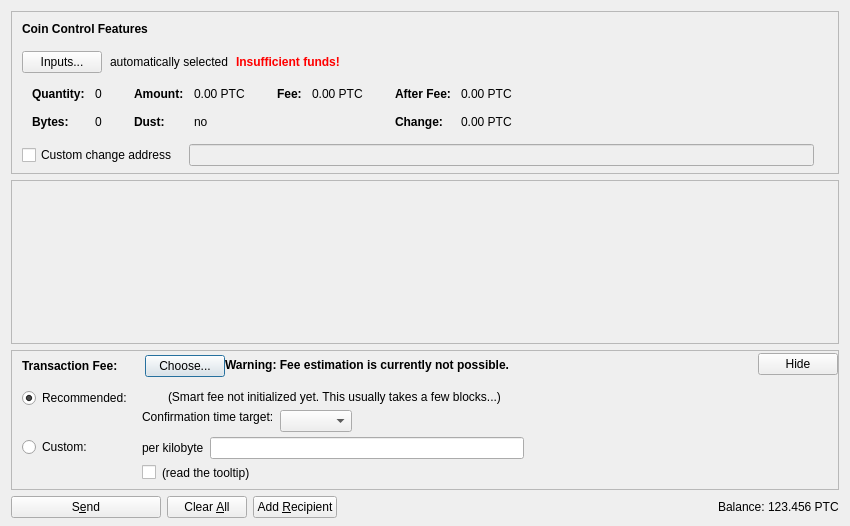
<?xml version="1.0" encoding="UTF-8"?>
<ui version="4.0">
 <class>SendCoinsDialog</class>
 <widget class="QDialog" name="SendCoinsDialog">
  <property name="geometry">
   <rect>
    <x>0</x>
    <y>0</y>
    <width>850</width>
    <height>526</height>
   </rect>
  </property>
  <property name="windowTitle">
   <string>Send Coins</string>
  </property>
  <layout class="QVBoxLayout" name="verticalLayout" stretch="0,1,0,0">
   <property name="bottomMargin">
    <number>8</number>
   </property>
   <item>
    <widget class="QFrame" name="frameCoinControl">
     <property name="sizePolicy">
      <sizepolicy hsizetype="Expanding" vsizetype="Expanding">
       <horstretch>0</horstretch>
       <verstretch>0</verstretch>
      </sizepolicy>
     </property>
     <property name="maximumSize">
      <size>
       <width>16777215</width>
       <height>16777215</height>
      </size>
     </property>
     <property name="frameShape">
      <enum>QFrame::StyledPanel</enum>
     </property>
     <property name="frameShadow">
      <enum>QFrame::Sunken</enum>
     </property>
     <layout class="QVBoxLayout" name="verticalLayoutCoinControl2">
      <property name="spacing">
       <number>0</number>
      </property>
      <property name="leftMargin">
       <number>0</number>
      </property>
      <property name="topMargin">
       <number>0</number>
      </property>
      <property name="rightMargin">
       <number>0</number>
      </property>
      <property name="bottomMargin">
       <number>6</number>
      </property>
      <item>
       <layout class="QVBoxLayout" name="verticalLayoutCoinControl" stretch="0,0,0,0,1">
        <property name="spacing">
         <number>0</number>
        </property>
        <property name="leftMargin">
         <number>10</number>
        </property>
        <property name="topMargin">
         <number>10</number>
        </property>
        <item>
         <layout class="QHBoxLayout" name="horizontalLayoutCoinControl1">
          <property name="bottomMargin">
           <number>15</number>
          </property>
          <item>
           <widget class="QLabel" name="labelCoinControlFeatures">
            <property name="sizePolicy">
             <sizepolicy hsizetype="Preferred" vsizetype="Maximum">
              <horstretch>0</horstretch>
              <verstretch>0</verstretch>
             </sizepolicy>
            </property>
            <property name="font">
             <font>
              <weight>75</weight>
              <bold>true</bold>
             </font>
            </property>
            <property name="styleSheet">
             <string notr="true">font-weight:bold;</string>
            </property>
            <property name="text">
             <string>Coin Control Features</string>
            </property>
           </widget>
          </item>
         </layout>
        </item>
        <item>
         <layout class="QHBoxLayout" name="horizontalLayoutCoinControl2" stretch="0,0,0,0">
          <property name="spacing">
           <number>8</number>
          </property>
          <property name="bottomMargin">
           <number>10</number>
          </property>
          <item>
           <widget class="QPushButton" name="pushButtonCoinControl">
            <property name="styleSheet">
             <string notr="true"/>
            </property>
            <property name="text">
             <string>Inputs...</string>
            </property>
            <property name="autoDefault">
             <bool>false</bool>
            </property>
           </widget>
          </item>
          <item>
           <widget class="QLabel" name="labelCoinControlAutomaticallySelected">
            <property name="text">
             <string>automatically selected</string>
            </property>
            <property name="margin">
             <number>5</number>
            </property>
           </widget>
          </item>
          <item>
           <widget class="QLabel" name="labelCoinControlInsuffFunds">
            <property name="font">
             <font>
              <weight>75</weight>
              <bold>true</bold>
             </font>
            </property>
            <property name="styleSheet">
             <string notr="true">color:red;font-weight:bold;</string>
            </property>
            <property name="text">
             <string>Insufficient funds!</string>
            </property>
            <property name="margin">
             <number>5</number>
            </property>
           </widget>
          </item>
          <item>
           <spacer name="horizontalSpacerCoinControl">
            <property name="orientation">
             <enum>Qt::Horizontal</enum>
            </property>
            <property name="sizeHint" stdset="0">
             <size>
              <width>40</width>
              <height>1</height>
             </size>
            </property>
           </spacer>
          </item>
         </layout>
        </item>
        <item>
         <widget class="QWidget" name="widgetCoinControl" native="true">
          <property name="sizePolicy">
           <sizepolicy hsizetype="Preferred" vsizetype="Preferred">
            <horstretch>0</horstretch>
            <verstretch>0</verstretch>
           </sizepolicy>
          </property>
          <property name="minimumSize">
           <size>
            <width>0</width>
            <height>0</height>
           </size>
          </property>
          <property name="styleSheet">
           <string notr="true"/>
          </property>
          <layout class="QHBoxLayout" name="horizontalLayoutCoinControl5">
           <property name="leftMargin">
            <number>0</number>
           </property>
           <property name="topMargin">
            <number>0</number>
           </property>
           <property name="rightMargin">
            <number>0</number>
           </property>
           <property name="bottomMargin">
            <number>0</number>
           </property>
           <item>
            <layout class="QHBoxLayout" name="horizontalLayoutCoinControl3" stretch="0,0,0,1">
             <property name="spacing">
              <number>20</number>
             </property>
             <property name="topMargin">
              <number>0</number>
             </property>
             <property name="bottomMargin">
              <number>10</number>
             </property>
             <item>
              <layout class="QFormLayout" name="formLayoutCoinControl1">
               <property name="horizontalSpacing">
                <number>10</number>
               </property>
               <property name="verticalSpacing">
                <number>14</number>
               </property>
               <property name="leftMargin">
                <number>10</number>
               </property>
               <property name="topMargin">
                <number>4</number>
               </property>
               <property name="rightMargin">
                <number>6</number>
               </property>
               <item row="0" column="0">
                <widget class="QLabel" name="labelCoinControlQuantityText">
                 <property name="font">
                  <font>
                   <weight>75</weight>
                   <bold>true</bold>
                  </font>
                 </property>
                 <property name="text">
                  <string>Quantity:</string>
                 </property>
                 <property name="margin">
                  <number>0</number>
                 </property>
                </widget>
               </item>
               <item row="0" column="1">
                <widget class="QLabel" name="labelCoinControlQuantity">
                 <property name="cursor">
                  <cursorShape>IBeamCursor</cursorShape>
                 </property>
                 <property name="contextMenuPolicy">
                  <enum>Qt::ActionsContextMenu</enum>
                 </property>
                 <property name="text">
                  <string notr="true">0</string>
                 </property>
                 <property name="margin">
                  <number>0</number>
                 </property>
                 <property name="textInteractionFlags">
                  <set>Qt::LinksAccessibleByMouse|Qt::TextSelectableByKeyboard|Qt::TextSelectableByMouse</set>
                 </property>
                </widget>
               </item>
               <item row="1" column="0">
                <widget class="QLabel" name="labelCoinControlBytesText">
                 <property name="font">
                  <font>
                   <weight>75</weight>
                   <bold>true</bold>
                  </font>
                 </property>
                 <property name="text">
                  <string>Bytes:</string>
                 </property>
                </widget>
               </item>
               <item row="1" column="1">
                <widget class="QLabel" name="labelCoinControlBytes">
                 <property name="cursor">
                  <cursorShape>IBeamCursor</cursorShape>
                 </property>
                 <property name="contextMenuPolicy">
                  <enum>Qt::ActionsContextMenu</enum>
                 </property>
                 <property name="text">
                  <string notr="true">0</string>
                 </property>
                 <property name="textInteractionFlags">
                  <set>Qt::LinksAccessibleByMouse|Qt::TextSelectableByKeyboard|Qt::TextSelectableByMouse</set>
                 </property>
                </widget>
               </item>
              </layout>
             </item>
             <item>
              <layout class="QFormLayout" name="formLayoutCoinControl2">
               <property name="horizontalSpacing">
                <number>10</number>
               </property>
               <property name="verticalSpacing">
                <number>14</number>
               </property>
               <property name="leftMargin">
                <number>6</number>
               </property>
               <property name="topMargin">
                <number>4</number>
               </property>
               <property name="rightMargin">
                <number>6</number>
               </property>
               <item row="0" column="0">
                <widget class="QLabel" name="labelCoinControlAmountText">
                 <property name="font">
                  <font>
                   <weight>75</weight>
                   <bold>true</bold>
                  </font>
                 </property>
                 <property name="text">
                  <string>Amount:</string>
                 </property>
                 <property name="margin">
                  <number>0</number>
                 </property>
                </widget>
               </item>
               <item row="0" column="1">
                <widget class="QLabel" name="labelCoinControlAmount">
                 <property name="cursor">
                  <cursorShape>IBeamCursor</cursorShape>
                 </property>
                 <property name="contextMenuPolicy">
                  <enum>Qt::ActionsContextMenu</enum>
                 </property>
                 <property name="text">
                  <string notr="true">0.00 PTC</string>
                 </property>
                 <property name="textInteractionFlags">
                  <set>Qt::LinksAccessibleByMouse|Qt::TextSelectableByKeyboard|Qt::TextSelectableByMouse</set>
                 </property>
                </widget>
               </item>
               <item row="1" column="0">
                <widget class="QLabel" name="labelCoinControlLowOutputText">
                 <property name="font">
                  <font>
                   <weight>75</weight>
                   <bold>true</bold>
                  </font>
                 </property>
                 <property name="text">
                  <string>Dust:</string>
                 </property>
                </widget>
               </item>
               <item row="1" column="1">
                <widget class="QLabel" name="labelCoinControlLowOutput">
                 <property name="cursor">
                  <cursorShape>IBeamCursor</cursorShape>
                 </property>
                 <property name="contextMenuPolicy">
                  <enum>Qt::ActionsContextMenu</enum>
                 </property>
                 <property name="text">
                  <string notr="true">no</string>
                 </property>
                 <property name="textInteractionFlags">
                  <set>Qt::LinksAccessibleByMouse|Qt::TextSelectableByKeyboard|Qt::TextSelectableByMouse</set>
                 </property>
                </widget>
               </item>
              </layout>
             </item>
             <item>
              <layout class="QFormLayout" name="formLayoutCoinControl3">
               <property name="horizontalSpacing">
                <number>10</number>
               </property>
               <property name="verticalSpacing">
                <number>14</number>
               </property>
               <property name="leftMargin">
                <number>6</number>
               </property>
               <property name="topMargin">
                <number>4</number>
               </property>
               <property name="rightMargin">
                <number>6</number>
               </property>
               <item row="0" column="0">
                <widget class="QLabel" name="labelCoinControlFeeText">
                 <property name="font">
                  <font>
                   <weight>75</weight>
                   <bold>true</bold>
                  </font>
                 </property>
                 <property name="text">
                  <string>Fee:</string>
                 </property>
                 <property name="margin">
                  <number>0</number>
                 </property>
                </widget>
               </item>
               <item row="0" column="1">
                <widget class="QLabel" name="labelCoinControlFee">
                 <property name="cursor">
                  <cursorShape>IBeamCursor</cursorShape>
                 </property>
                 <property name="contextMenuPolicy">
                  <enum>Qt::ActionsContextMenu</enum>
                 </property>
                 <property name="text">
                  <string notr="true">0.00 PTC</string>
                 </property>
                 <property name="textInteractionFlags">
                  <set>Qt::LinksAccessibleByMouse|Qt::TextSelectableByKeyboard|Qt::TextSelectableByMouse</set>
                 </property>
                </widget>
               </item>
              </layout>
             </item>
             <item>
              <layout class="QFormLayout" name="formLayoutCoinControl4">
               <property name="horizontalSpacing">
                <number>10</number>
               </property>
               <property name="verticalSpacing">
                <number>14</number>
               </property>
               <property name="leftMargin">
                <number>6</number>
               </property>
               <property name="topMargin">
                <number>4</number>
               </property>
               <property name="rightMargin">
                <number>6</number>
               </property>
               <item row="0" column="0">
                <widget class="QLabel" name="labelCoinControlAfterFeeText">
                 <property name="font">
                  <font>
                   <weight>75</weight>
                   <bold>true</bold>
                  </font>
                 </property>
                 <property name="text">
                  <string>After Fee:</string>
                 </property>
                 <property name="margin">
                  <number>0</number>
                 </property>
                </widget>
               </item>
               <item row="0" column="1">
                <widget class="QLabel" name="labelCoinControlAfterFee">
                 <property name="cursor">
                  <cursorShape>IBeamCursor</cursorShape>
                 </property>
                 <property name="contextMenuPolicy">
                  <enum>Qt::ActionsContextMenu</enum>
                 </property>
                 <property name="text">
                  <string notr="true">0.00 PTC</string>
                 </property>
                 <property name="textInteractionFlags">
                  <set>Qt::LinksAccessibleByMouse|Qt::TextSelectableByKeyboard|Qt::TextSelectableByMouse</set>
                 </property>
                </widget>
               </item>
               <item row="1" column="0">
                <widget class="QLabel" name="labelCoinControlChangeText">
                 <property name="font">
                  <font>
                   <weight>75</weight>
                   <bold>true</bold>
                  </font>
                 </property>
                 <property name="text">
                  <string>Change:</string>
                 </property>
                </widget>
               </item>
               <item row="1" column="1">
                <widget class="QLabel" name="labelCoinControlChange">
                 <property name="cursor">
                  <cursorShape>IBeamCursor</cursorShape>
                 </property>
                 <property name="contextMenuPolicy">
                  <enum>Qt::ActionsContextMenu</enum>
                 </property>
                 <property name="text">
                  <string notr="true">0.00 PTC</string>
                 </property>
                 <property name="textInteractionFlags">
                  <set>Qt::LinksAccessibleByMouse|Qt::TextSelectableByKeyboard|Qt::TextSelectableByMouse</set>
                 </property>
                </widget>
               </item>
              </layout>
             </item>
            </layout>
           </item>
          </layout>
         </widget>
        </item>
        <item>
         <layout class="QHBoxLayout" name="horizontalLayoutCoinControl4" stretch="0,0,0">
          <property name="spacing">
           <number>12</number>
          </property>
          <property name="sizeConstraint">
           <enum>QLayout::SetDefaultConstraint</enum>
          </property>
          <property name="topMargin">
           <number>5</number>
          </property>
          <property name="rightMargin">
           <number>5</number>
          </property>
          <item>
           <widget class="QCheckBox" name="checkBoxCoinControlChange">
            <property name="toolTip">
             <string>If this is activated, but the change address is empty or invalid, change will be sent to a newly generated address.</string>
            </property>
            <property name="text">
             <string>Custom change address</string>
            </property>
           </widget>
          </item>
          <item>
           <widget class="QValidatedLineEdit" name="lineEditCoinControlChange">
            <property name="enabled">
             <bool>false</bool>
            </property>
            <property name="sizePolicy">
             <sizepolicy hsizetype="Expanding" vsizetype="Fixed">
              <horstretch>0</horstretch>
              <verstretch>0</verstretch>
             </sizepolicy>
            </property>
           </widget>
          </item>
          <item>
           <widget class="QLabel" name="labelCoinControlChangeLabel">
            <property name="sizePolicy">
             <sizepolicy hsizetype="Preferred" vsizetype="Expanding">
              <horstretch>0</horstretch>
              <verstretch>0</verstretch>
             </sizepolicy>
            </property>
            <property name="minimumSize">
             <size>
              <width>0</width>
              <height>0</height>
             </size>
            </property>
            <property name="text">
             <string/>
            </property>
            <property name="margin">
             <number>3</number>
            </property>
           </widget>
          </item>
         </layout>
        </item>
        <item>
         <spacer name="verticalSpacerCoinControl">
          <property name="orientation">
           <enum>Qt::Vertical</enum>
          </property>
          <property name="sizeHint" stdset="0">
           <size>
            <width>800</width>
            <height>1</height>
           </size>
          </property>
         </spacer>
        </item>
       </layout>
      </item>
     </layout>
    </widget>
   </item>
   <item>
    <widget class="QScrollArea" name="scrollArea">
     <property name="widgetResizable">
      <bool>true</bool>
     </property>
     <widget class="QWidget" name="scrollAreaWidgetContents">
      <property name="geometry">
       <rect>
        <x>0</x>
        <y>0</y>
        <width>830</width>
        <height>104</height>
       </rect>
      </property>
      <layout class="QVBoxLayout" name="verticalLayout_2" stretch="0,1">
       <property name="leftMargin">
        <number>0</number>
       </property>
       <property name="topMargin">
        <number>0</number>
       </property>
       <property name="rightMargin">
        <number>0</number>
       </property>
       <property name="bottomMargin">
        <number>0</number>
       </property>
       <item>
        <layout class="QVBoxLayout" name="entries">
         <property name="spacing">
          <number>6</number>
         </property>
        </layout>
       </item>
       <item>
        <spacer name="verticalSpacer">
         <property name="orientation">
          <enum>Qt::Vertical</enum>
         </property>
         <property name="sizeHint" stdset="0">
          <size>
           <width>20</width>
           <height>40</height>
          </size>
         </property>
        </spacer>
       </item>
      </layout>
     </widget>
    </widget>
   </item>
   <item>
    <widget class="QFrame" name="frameFee">
     <property name="sizePolicy">
      <sizepolicy hsizetype="Expanding" vsizetype="Expanding">
       <horstretch>0</horstretch>
       <verstretch>0</verstretch>
      </sizepolicy>
     </property>
     <property name="maximumSize">
      <size>
       <width>16777215</width>
       <height>16777215</height>
      </size>
     </property>
     <property name="frameShape">
      <enum>QFrame::StyledPanel</enum>
     </property>
     <property name="frameShadow">
      <enum>QFrame::Sunken</enum>
     </property>
     <layout class="QVBoxLayout" name="verticalLayoutFee1">
      <property name="spacing">
       <number>0</number>
      </property>
      <property name="leftMargin">
       <number>0</number>
      </property>
      <property name="topMargin">
       <number>0</number>
      </property>
      <property name="rightMargin">
       <number>0</number>
      </property>
      <property name="bottomMargin">
       <number>0</number>
      </property>
      <item>
       <layout class="QVBoxLayout" name="verticalLayoutFee2" stretch="0,0,0">
        <property name="spacing">
         <number>0</number>
        </property>
        <property name="leftMargin">
         <number>10</number>
        </property>
        <property name="topMargin">
         <number>0</number>
        </property>
        <item>
         <layout class="QHBoxLayout" name="horizontalLayoutFee1">
          <property name="bottomMargin">
           <number>0</number>
          </property>
          <item>
           <layout class="QVBoxLayout" name="verticalLayoutFee7">
            <property name="spacing">
             <number>0</number>
            </property>
            <item>
             <spacer name="verticalSpacerSmartFee">
              <property name="orientation">
               <enum>Qt::Vertical</enum>
              </property>
              <property name="sizeType">
               <enum>QSizePolicy::Fixed</enum>
              </property>
              <property name="sizeHint" stdset="0">
               <size>
                <width>1</width>
                <height>4</height>
               </size>
              </property>
             </spacer>
            </item>
            <item>
             <layout class="QHBoxLayout" name="horizontalLayoutSmartFee">
              <property name="spacing">
               <number>10</number>
              </property>
              <item>
               <widget class="QLabel" name="labelFeeHeadline">
                <property name="sizePolicy">
                 <sizepolicy hsizetype="Preferred" vsizetype="Maximum">
                  <horstretch>0</horstretch>
                  <verstretch>0</verstretch>
                 </sizepolicy>
                </property>
                <property name="font">
                 <font>
                  <weight>75</weight>
                  <bold>true</bold>
                 </font>
                </property>
                <property name="styleSheet">
                 <string notr="true">font-weight:bold;</string>
                </property>
                <property name="text">
                 <string>Transaction Fee:</string>
                </property>
               </widget>
              </item>
              <item>
               <widget class="QLabel" name="labelFeeMinimized">
                <property name="text">
                 <string/>
                </property>
               </widget>
              </item>
              <item>
               <widget class="QPushButton" name="buttonChooseFee">
                <property name="text">
                 <string>Choose...</string>
                </property>
               </widget>
              </item>
             </layout>
            </item>
            <item>
             <spacer name="verticalSpacer_5">
              <property name="orientation">
               <enum>Qt::Vertical</enum>
              </property>
              <property name="sizeHint" stdset="0">
               <size>
                <width>1</width>
                <height>1</height>
               </size>
              </property>
             </spacer>
            </item>
           </layout>
          </item>
          <item>
           <widget class="QLabel" name="fallbackFeeWarningLabel">
            <property name="toolTip">
             <string>Using the fallbackfee can result in sending a transaction that will take several hours or days (or never) to confirm. Consider choosing your fee manually or wait until you have validated the complete chain.</string>
            </property>
            <property name="font">
            <font>
                <weight>75</weight>
                <bold>true</bold>
            </font>
            </property>
            <property name="text">
             <string>Warning: Fee estimation is currently not possible.</string>
            </property>
            <property name="wordWrap">
             <bool>false</bool>
            </property>
           </widget>
          </item>
          <item>
           <spacer name="horizontalSpacer_4">
            <property name="orientation">
             <enum>Qt::Horizontal</enum>
            </property>
            <property name="sizeType">
             <enum>QSizePolicy::MinimumExpanding</enum>
            </property>
            <property name="sizeHint" stdset="0">
             <size>
              <width>40</width>
              <height>20</height>
             </size>
            </property>
           </spacer>
          </item>
          <item>
           <widget class="QPushButton" name="buttonMinimizeFee">
            <property name="toolTip">
             <string>collapse fee-settings</string>
            </property>
            <property name="text">
             <string>Hide</string>
            </property>
           </widget>
          </item>
         </layout>
        </item>
        <item>
         <widget class="QFrame" name="frameFeeSelection">
          <layout class="QVBoxLayout" name="verticalLayoutFee12">
           <property name="spacing">
            <number>0</number>
           </property>
           <property name="leftMargin">
            <number>0</number>
           </property>
           <property name="topMargin">
            <number>0</number>
           </property>
           <property name="rightMargin">
            <number>0</number>
           </property>
           <property name="bottomMargin">
            <number>0</number>
           </property>
           <item>
            <layout class="QGridLayout" name="gridLayoutFee">
             <property name="topMargin">
              <number>10</number>
             </property>
             <property name="bottomMargin">
              <number>4</number>
             </property>
             <property name="horizontalSpacing">
              <number>10</number>
             </property>
             <property name="verticalSpacing">
              <number>4</number>
             </property>
             <item row="1" column="1">
              <layout class="QVBoxLayout" name="verticalLayoutFee8">
               <property name="spacing">
                <number>6</number>
               </property>
               <item>
                <layout class="QHBoxLayout" name="horizontalLayoutFee13">
                 <item>
                  <widget class="QLabel" name="labelCustomPerKilobyte">
                   <property name="toolTip">
                    <string>If the custom fee is set to 1000 satoshis and the transaction is only 250 bytes, then &quot;per kilobyte&quot; only pays 250 satoshis in fee, while &quot;total at least&quot; pays 1000 satoshis. For transactions bigger than a kilobyte both pay by kilobyte.</string>
                   </property>
                   <property name="text">
                    <string>per kilobyte</string>
                   </property>
                  </widget>
                 </item>
                 <item>
                  <widget class="BitcoinAmountField" name="customFee"/>
                 </item>
                 <item>
                  <spacer name="horizontalSpacer_6">
                   <property name="orientation">
                    <enum>Qt::Horizontal</enum>
                   </property>
                   <property name="sizeHint" stdset="0">
                    <size>
                     <width>1</width>
                     <height>1</height>
                    </size>
                   </property>
                  </spacer>
                 </item>
                </layout>
               </item>
               <item>
                <layout class="QHBoxLayout" name="horizontalLayoutFee8">
                 <item>
                  <widget class="QCheckBox" name="checkBoxMinimumFee">
                   <property name="toolTip">
                    <string>Paying only the minimum fee is just fine as long as there is less transaction volume than space in the blocks. But be aware that this can end up in a never confirming transaction once there is more demand for primetalentcoin transactions than the network can process.</string>
                   </property>
                   <property name="text">
                    <string/>
                   </property>
                  </widget>
                 </item>
                 <item>
                  <widget class="QLabel" name="labelMinFeeWarning">
                   <property name="enabled">
                    <bool>true</bool>
                   </property>
                   <property name="toolTip">
                    <string>Paying only the minimum fee is just fine as long as there is less transaction volume than space in the blocks. But be aware that this can end up in a never confirming transaction once there is more demand for primetalentcoin transactions than the network can process.</string>
                   </property>
                   <property name="text">
                    <string>(read the tooltip)</string>
                   </property>
                   <property name="margin">
                    <number>5</number>
                   </property>
                  </widget>
                 </item>
                 <item>
                  <spacer name="horizontalSpacer_2">
                   <property name="orientation">
                    <enum>Qt::Horizontal</enum>
                   </property>
                   <property name="sizeHint" stdset="0">
                    <size>
                     <width>1</width>
                     <height>1</height>
                    </size>
                   </property>
                  </spacer>
                 </item>
                </layout>
               </item>
              </layout>
             </item>
             <item row="0" column="0">
              <layout class="QVBoxLayout" name="verticalLayoutFee4" stretch="0,1">
               <item>
                <widget class="QRadioButton" name="radioSmartFee">
                 <property name="text">
                  <string>Recommended:</string>
                 </property>
                 <property name="checked">
                  <bool>true</bool>
                 </property>
                 <attribute name="buttonGroup">
                  <string notr="true">groupFee</string>
                 </attribute>
                </widget>
               </item>
               <item>
                <spacer name="verticalSpacer_2">
                 <property name="orientation">
                  <enum>Qt::Vertical</enum>
                 </property>
                 <property name="sizeHint" stdset="0">
                  <size>
                   <width>1</width>
                   <height>1</height>
                  </size>
                 </property>
                </spacer>
               </item>
              </layout>
             </item>
             <item row="1" column="0">
              <layout class="QVBoxLayout" name="verticalLayoutFee9" stretch="0,1">
               <item>
                <widget class="QRadioButton" name="radioCustomFee">
                 <property name="text">
                  <string>Custom:</string>
                 </property>
                 <attribute name="buttonGroup">
                  <string notr="true">groupFee</string>
                 </attribute>
                </widget>
               </item>
               <item>
                <spacer name="verticalSpacer_6">
                 <property name="orientation">
                  <enum>Qt::Vertical</enum>
                 </property>
                 <property name="sizeHint" stdset="0">
                  <size>
                   <width>1</width>
                   <height>1</height>
                  </size>
                 </property>
                </spacer>
               </item>
              </layout>
             </item>
             <item row="0" column="1">
              <layout class="QVBoxLayout" name="verticalLayoutFee3" stretch="0,0,1">
               <property name="spacing">
                <number>6</number>
               </property>
               <property name="topMargin">
                <number>2</number>
               </property>
               <item>
                <layout class="QHBoxLayout" name="horizontalLayoutFee12">
                 <item>
                  <widget class="QLabel" name="labelSmartFee">
                   <property name="text">
                    <string/>
                   </property>
                   <property name="margin">
                    <number>2</number>
                   </property>
                  </widget>
                 </item>
                 <item>
                  <widget class="QLabel" name="labelFeeEstimation">
                   <property name="text">
                    <string/>
                   </property>
                  </widget>
                 </item>
                 <item>
                  <widget class="QLabel" name="labelSmartFee2">
                   <property name="text">
                    <string>(Smart fee not initialized yet. This usually takes a few blocks...)</string>
                   </property>
                   <property name="margin">
                    <number>2</number>
                   </property>
                  </widget>
                 </item>
                 <item>
                  <spacer name="horizontalSpacer_5">
                   <property name="orientation">
                    <enum>Qt::Horizontal</enum>
                   </property>
                   <property name="sizeHint" stdset="0">
                    <size>
                     <width>1</width>
                     <height>1</height>
                    </size>
                   </property>
                  </spacer>
                 </item>
                </layout>
               </item>
               <item>
                <layout class="QHBoxLayout" name="horizontalLayoutFee9">
                 <item>
                  <layout class="QVBoxLayout" name="verticalLayoutFee6">
                   <item>
                    <widget class="QLabel" name="labelSmartFee3">
                     <property name="text">
                      <string>Confirmation time target:</string>
                     </property>
                     <property name="margin">
                      <number>2</number>
                     </property>
                    </widget>
                   </item>
                   <item>
                    <spacer name="verticalSpacer_3">
                     <property name="orientation">
                      <enum>Qt::Vertical</enum>
                     </property>
                     <property name="sizeHint" stdset="0">
                      <size>
                       <width>1</width>
                       <height>1</height>
                      </size>
                     </property>
                    </spacer>
                   </item>
                  </layout>
                 </item>
                 <item>
                  <layout class="QVBoxLayout" name="verticalLayoutFee5">
                   <property name="rightMargin">
                    <number>30</number>
                   </property>
                   <item>
                    <layout class="QHBoxLayout" name="horizontalLayoutConfTarget">
                     <property name="bottomMargin">
                      <number>0</number>
                     </property>
                     <item>
                      <widget class="QComboBox" name="confTargetSelector"/>
                     </item>
                     <item>
                      <spacer name="horizontalSpacerConfTarget">
                       <property name="orientation">
                        <enum>Qt::Horizontal</enum>
                       </property>
                       <property name="sizeHint" stdset="0">
                        <size>
                         <width>40</width>
                         <height>20</height>
                        </size>
                       </property>
                      </spacer>
                     </item>
                    </layout>
                   </item>
                  </layout>
                 </item>
                </layout>
               </item>
               <item>
                <spacer name="verticalSpacer_4">
                 <property name="orientation">
                  <enum>Qt::Vertical</enum>
                 </property>
                 <property name="sizeHint" stdset="0">
                  <size>
                   <width>1</width>
                   <height>1</height>
                  </size>
                 </property>
                </spacer>
               </item>
              </layout>
             </item>
            </layout>
           </item>
          </layout>
         </widget>
        </item>
        <item>
         <spacer name="verticalSpacerFee">
          <property name="orientation">
           <enum>Qt::Vertical</enum>
          </property>
          <property name="sizeHint" stdset="0">
           <size>
            <width>40</width>
            <height>5</height>
           </size>
          </property>
         </spacer>
        </item>
       </layout>
      </item>
     </layout>
    </widget>
   </item>
   <item>
    <layout class="QHBoxLayout" name="horizontalLayout">
     <item>
      <widget class="QPushButton" name="sendButton">
       <property name="minimumSize">
        <size>
         <width>150</width>
         <height>0</height>
        </size>
       </property>
       <property name="toolTip">
        <string>Confirm the send action</string>
       </property>
       <property name="text">
        <string>S&amp;end</string>
       </property>
       <property name="icon">
        <iconset resource="../bitcoin.qrc">
         <normaloff>:/icons/send</normaloff>:/icons/send</iconset>
       </property>
       <property name="autoDefault">
        <bool>false</bool>
       </property>
       <property name="default">
        <bool>false</bool>
       </property>
      </widget>
     </item>
     <item>
      <widget class="QPushButton" name="clearButton">
       <property name="sizePolicy">
        <sizepolicy hsizetype="Minimum" vsizetype="Fixed">
         <horstretch>0</horstretch>
         <verstretch>0</verstretch>
        </sizepolicy>
       </property>
       <property name="toolTip">
        <string>Clear all fields of the form.</string>
       </property>
       <property name="text">
        <string>Clear &amp;All</string>
       </property>
       <property name="icon">
        <iconset resource="../bitcoin.qrc">
         <normaloff>:/icons/remove</normaloff>:/icons/remove</iconset>
       </property>
       <property name="autoDefault">
        <bool>false</bool>
       </property>
      </widget>
     </item>
     <item>
      <widget class="QPushButton" name="addButton">
       <property name="toolTip">
        <string>Send to multiple recipients at once</string>
       </property>
       <property name="text">
        <string>Add &amp;Recipient</string>
       </property>
       <property name="icon">
        <iconset resource="../bitcoin.qrc">
         <normaloff>:/icons/add</normaloff>:/icons/add</iconset>
       </property>
       <property name="autoDefault">
        <bool>false</bool>
       </property>
      </widget>
     </item>
     <item>
      <spacer name="horizontalSpacer">
       <property name="orientation">
        <enum>Qt::Horizontal</enum>
       </property>
       <property name="sizeHint" stdset="0">
        <size>
         <width>40</width>
         <height>20</height>
        </size>
       </property>
      </spacer>
     </item>
     <item>
      <layout class="QHBoxLayout" name="horizontalLayout_2">
       <property name="spacing">
        <number>3</number>
       </property>
       <item>
        <widget class="QLabel" name="label">
         <property name="sizePolicy">
          <sizepolicy hsizetype="Preferred" vsizetype="Fixed">
           <horstretch>0</horstretch>
           <verstretch>0</verstretch>
          </sizepolicy>
         </property>
         <property name="text">
          <string>Balance:</string>
         </property>
        </widget>
       </item>
       <item>
        <widget class="QLabel" name="labelBalance">
         <property name="sizePolicy">
          <sizepolicy hsizetype="Preferred" vsizetype="Fixed">
           <horstretch>0</horstretch>
           <verstretch>0</verstretch>
          </sizepolicy>
         </property>
         <property name="cursor">
          <cursorShape>IBeamCursor</cursorShape>
         </property>
         <property name="text">
          <string notr="true">123.456 PTC</string>
         </property>
         <property name="textInteractionFlags">
          <set>Qt::LinksAccessibleByMouse|Qt::TextSelectableByKeyboard|Qt::TextSelectableByMouse</set>
         </property>
        </widget>
       </item>
      </layout>
     </item>
    </layout>
   </item>
  </layout>
 </widget>
 <customwidgets>
  <customwidget>
   <class>QValidatedLineEdit</class>
   <extends>QLineEdit</extends>
   <header>qvalidatedlineedit.h</header>
  </customwidget>
  <customwidget>
   <class>BitcoinAmountField</class>
   <extends>QLineEdit</extends>
   <header>bitcoinamountfield.h</header>
   <container>1</container>
  </customwidget>
 </customwidgets>
 <resources>
  <include location="../bitcoin.qrc"/>
 </resources>
 <connections/>
 <buttongroups>
  <buttongroup name="groupFee"/>
 </buttongroups>
</ui>
